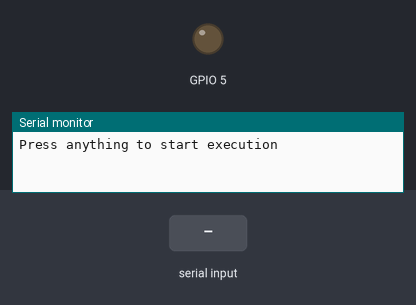
Simulated run of this sketch. Board: ESP32. Parts: output pins drawn as LEDs (lit = HIGH), the last lines printed to the serial monitor. The test bench sets the inputs (shaded band).

Above: at 0.8 s.
0.9 s: "-\n" received over Serial
2.4 s: "-\n" received over the second serial link
At 6.0 s:
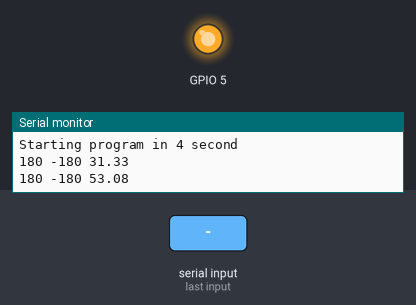
Timing chart, 0 to 7.5 s (numbered marks = the images above; inputs shaded):
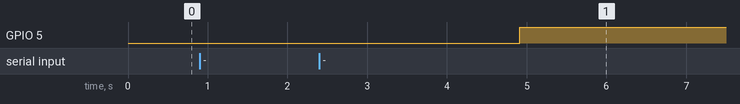

The sketch:

StateSpacePendulumController.ino
```cpp
/*
 * @file StateSpacePendulumController
 *
 * Zero regulation, state space controller of the angular position of reaction wheel pendulum.
 * Intended to regulate the pendulum angular positino to 0 degrees, but an utomatic setpoint
 * layer allows stability in the presence of mechanical unbalance in the pendulum.
 *
 * @author [davidoises]
 * @version  V2.0
 * @date  2022-June-10
 * @https://github.com/davidoises/ReactionWheelPendulum
 */

/****************************************************************************************
 *                                       I N C L U D E S
 ****************************************************************************************/

#include "src/drivers/motor_controller_handler.h"
#include "src/drivers/pendulum_sensing.h"
#include "src/controls/pendulum_controller.h"

/****************************************************************************************
 *                                        D E F I N E S
 ****************************************************************************************/

#define CONTROL_ISR_PERIOD_US 10000
#define CONTROL_ISR_FREQUENCY_HZ (1000000.0f/CONTROL_ISR_PERIOD_US)

// 7 HZ Low pass filter constant
#define SENSING_LPF_CUTOFF_HZ (7.0f)
#define SENSING_LPF_ALPHA (1.0f / (1.0f + CONTROL_ISR_FREQUENCY_HZ*(1.0f/(2*PI*SENSING_LPF_CUTOFF_HZ))))

/****************************************************************************************
 *                              G L O B A L   V A R I A B L E S
 ****************************************************************************************/

struct pendulum_controller_state_S pendulum_controller_state = {0};
struct pendulum_sensing_vars_S pendulum_sensing_vars = {0};

// Control ISR timer
hw_timer_t * sampling_timer = NULL;

// Flag to run code at 100Hz in main loop
volatile uint8_t tick_100Hz;

/****************************************************************************************
 *                               I S R   C A L L B A C K S
 ****************************************************************************************/

void IRAM_ATTR sampling_isr() {
  // Trigger a flag for other code to run at 100Hz
  tick_100Hz = 1;
}

/****************************************************************************************
 *                        A R D U I N O   B A S E   F U N C T I O N S
 ****************************************************************************************/

void setup()
{
  // Start primary serial for user communications
  Serial.begin(115200);

  // User guard to prevent unintended/immediate oepration when booting
  Serial.println("Press anything to start execution");
  while(Serial.available() == 0) {}

  // Print some warning for the user
  Serial.println("Starting program in 4 second");

  // Initialize SPI bus for pendulum angle sensor
  pendulum_sensing_start_bus();

  // Initializes motor controller
  motor_controller_handler_init();

  delay(4000);

  // Set sampling trigger to CONTROL_ISR_PERIOD_US microseconds
  tick_100Hz = 0;
  sampling_timer = timerBegin(0, 80, true);
  timerAttachInterrupt(sampling_timer, &sampling_isr, true);
  timerAlarmWrite(sampling_timer, CONTROL_ISR_PERIOD_US, true);
  timerAlarmEnable(sampling_timer);

}

void loop()
{
  // Code running at 100Hz
  if (tick_100Hz)
  {
    // Controls code was to slow to run directly in the ISR so moved to main loop
    // The slowliness is due to the UART communication for the motor controller.

    // 1. Gather sensgin variables
    pendulum_sensing_vars.pendulum_angle = pendulum_sensing_get_adjusted_angle();
    pendulum_sensing_vars.pendulum_speed = pendulum_sensing_get_angular_speed(pendulum_sensing_vars.pendulum_angle, 1.0f/CONTROL_ISR_FREQUENCY_HZ);
    pendulum_sensing_vars.motor_speed = motor_controller_handler_get_speed();

    // Low pass filter mesurements from sensors
    pendulum_sensing_vars.pendulum_angle_filtered = (1.0f-SENSING_LPF_ALPHA) * pendulum_sensing_vars.pendulum_angle_filtered + SENSING_LPF_ALPHA * pendulum_sensing_vars.pendulum_angle;
    pendulum_sensing_vars.pendulum_speed_filtered = (1.0f-SENSING_LPF_ALPHA) * pendulum_sensing_vars.pendulum_speed_filtered + SENSING_LPF_ALPHA * pendulum_sensing_vars.pendulum_speed;
    pendulum_sensing_vars.motor_speed_filtered = (1.0f-SENSING_LPF_ALPHA) * pendulum_sensing_vars.motor_speed_filtered + SENSING_LPF_ALPHA * pendulum_sensing_vars.motor_speed;

    // 2. Run the control loops
    pendulum_controller(&pendulum_sensing_vars, &pendulum_controller_state);

    // 3. Send the actual command to the actuator
    motor_controller_handler_set_current(pendulum_controller_state.control_law);

    // Data for serial plotter
    Serial.print("180 -180 ");
    Serial.println(pendulum_sensing_vars.pendulum_angle_filtered);
    //Serial.print(" ");
    //Serial.println(pendulum_sensing_vars.pendulum_speed_filtered);
    //Serial.print(" ");
    //Serial.println(pendulum_sensing_vars.motor_speed_filtered);

    tick_100Hz = 0;
  }
}
```

pendulum_controller.cpp
```cpp
/****************************************************************************************
 *                                       I N C L U D E S
 ****************************************************************************************/

#include <Arduino.h>
#include "pendulum_controller.h"

/****************************************************************************************
 *                                       D E F I N E S
 ****************************************************************************************/

// Threshold to turn on automatic reference correction
#define PENDULUM_REGION_THRESHOLD_REFERENCE_CORRECTION (6.0f)

// Threshold to turn on the pendulum position state space controller
#define PENDULUM_REGION_THRESHOLD_LINEAR_CONTROL (27.0f)

// Threshold to set the at_operating_region flag
#define PENDULUM_REGION_THRESHOLD_REACHED_OPERATING_POINT (10.0f)

#define PENDULUM_REFERENCE_CORRECTION_K (0.0075f)

#define PENDULUM_SS_CONTROLLER_PENDULUM_ANGLE_K (240.0f)
#define PENDULUM_SS_CONTROLLER_PENDULUM_SPEED_K (40.0f)
#define PENDULUM_SS_CONTROLLER_MOTOR_SPEED_K (0.006f)

#define PENDULUM_CONTROLLER_MAX_CURRENT_COMMAND_mA (5000.0f)
#define PENDULUM_CONTROLLER_CURRENT_COMMAND_DEADZONE_mA (600.0f)

#define PENDULUM_CONTROLLER_SWING_UP_CURRENT_COMMAND_mA (1320.0f)

/****************************************************************************************
 *                               P R I V A T E   F U N C T I O N S
 ****************************************************************************************/

/**
 * @brief      Adjusts the position reference for the pendulum controller with a proportional controller.
 *             The error just takes into consideration the angle of the pendulum and the previous reference.
 *
 * @param[in]  pendulum_angle      The pendulum angle
 * @param[in]  pendulum_reference  The previous pendulum reference
 *
 * @return     The new reference target for the pendulum position controller
 */
static float pendulum_reference_correction(const float pendulum_angle, const float pendulum_reference)
{

  const float error = pendulum_angle - pendulum_reference;
  const float new_reference = pendulum_reference - (PENDULUM_REFERENCE_CORRECTION_K * error);

  return new_reference;
}

/**
 * @brief      State space controller for a variable pendulum posistion reference coming from the
 *             automatic reference correction block.
 *             Adds a deadband due to motor controller deadzone due to friction/inertia.
 *
 * @param[in]  pendulum_angle      The pendulum angle
 * @param[in]  pendulum_speed      The pendulum speed
 * @param[in]  motor_speed         The motor speed
 * @param[in]  pendulum_reference  The pendulum position reference
 *
 * @return     The control law (motor command) to be sent to the actuator
 */
static float pendulum_position_control(const float pendulum_angle, const float pendulum_speed, const float motor_speed, const float pendulum_reference)
{

  // State space control law calculation. Motor command in mA
  float motor_current_command = PENDULUM_SS_CONTROLLER_PENDULUM_ANGLE_K*(pendulum_angle - pendulum_reference) + PENDULUM_SS_CONTROLLER_PENDULUM_SPEED_K*pendulum_speed - PENDULUM_SS_CONTROLLER_MOTOR_SPEED_K*motor_speed;

  // Saturate controller output within motor range of operation
  motor_current_command = constrain(motor_current_command, -PENDULUM_CONTROLLER_MAX_CURRENT_COMMAND_mA, PENDULUM_CONTROLLER_MAX_CURRENT_COMMAND_mA);

  // Adjust the output command with a linear mapping to account for motor controller deadzone
  float mapped_control = map(abs(motor_current_command), 0.0f, PENDULUM_CONTROLLER_MAX_CURRENT_COMMAND_mA, PENDULUM_CONTROLLER_CURRENT_COMMAND_DEADZONE_mA, PENDULUM_CONTROLLER_MAX_CURRENT_COMMAND_mA);
  if(motor_current_command < 0.0f)
  {
    motor_current_command = -1.0f*mapped_control;
  }
  else
  {
    motor_current_command = mapped_control;
  }

  return motor_current_command;
}

/**
 * @brief      Generates a motor command based on the speed of the pendulum to destabilize it.
 *
 * @param[in]  at_operating_point  Indicates whether the pendulum is in the desired region already
 * @param[in]  pendulum_speed      The pendulum speed
 *
 * @return     The motor command to destabilize the pendulum
 */
static float pendulum_swing_up(const bool at_operating_point, const float pendulum_speed)
{
  float motor_current_command = 0.0f;

  // Since this flag is never cleared, this condition ensures we only try to do the swing up once
  // Useful when debugging/testing for the first times to avoid the pendulum from continuously swingin up if it fails.
  if(!at_operating_point)
  {
    // Swing up consists on commanding the actuator in the opposite direction of the pendulum speed.
    // This means destabilizing the pendulum with positive feedback as long as it is not in the operation region.
    if(pendulum_speed < 0.0f)
    {
      motor_current_command = PENDULUM_CONTROLLER_SWING_UP_CURRENT_COMMAND_mA;
    }
    else
    {
      motor_current_command = -PENDULUM_CONTROLLER_SWING_UP_CURRENT_COMMAND_mA;
    }
  }

  return motor_current_command;
}

/****************************************************************************************
 *                                  P U B L I C   F U N C T I O N S
 ****************************************************************************************/

void pendulum_controller(const struct pendulum_sensing_vars_S* sensing_vars, struct pendulum_controller_state_S* controller_state)
{
  // The controller will try different functions based on the region in which the pendulum is currenntly at
  // These checks are done based on the unfiltered angle since the phase delay from the filters is too much to tell the operating region accurately

  // 1. When the pendulum angle is small enough, run the automatic reference correction to converge to stable reference
  if(abs(sensing_vars->pendulum_angle) < PENDULUM_REGION_THRESHOLD_REFERENCE_CORRECTION)
  {
    controller_state->adjusted_reference = pendulum_reference_correction(sensing_vars->pendulum_angle_filtered, controller_state->adjusted_reference);
  }
  // Disable automatic reference correction when far from stable point to prevent extra swinging due to changes in reference
  else
  {
    controller_state->adjusted_reference = 0.0f;
  }

  // 2. If pendulum is wihin linear region, run control loop
  if(abs(sensing_vars->pendulum_angle) < PENDULUM_REGION_THRESHOLD_LINEAR_CONTROL)
  {
    // Calculate motor command based on state space controller
    controller_state->control_law = pendulum_position_control(sensing_vars->pendulum_angle_filtered, sensing_vars->pendulum_speed_filtered, sensing_vars->motor_speed_filtered, controller_state->adjusted_reference);
  }
  // 3. If pendulum is outside of linear region, swing it until it gets back there
  else
  {
    controller_state->control_law = pendulum_swing_up(controller_state->at_operating_point, sensing_vars->pendulum_speed_filtered);
  }

  // Set this flag once we are close enough to a stable region
  if(abs(sensing_vars->pendulum_angle) < PENDULUM_REGION_THRESHOLD_REACHED_OPERATING_POINT)
  {
    controller_state->at_operating_point = true;
  }
}
```

pendulum_controller.h
```cpp
#ifndef PENDULUM_CONTROLLER_HEADER
#define PENDULUM_CONTROLLER_HEADER

/****************************************************************************************
 *                                       I N C L U D E S
 ****************************************************************************************/

/****************************************************************************************
 *                                          T Y P E S
 ****************************************************************************************/

struct pendulum_controller_state_S
{
  float control_law;        // Current command coming out of the controller
  bool  at_operating_point; // Flag indicating whether the reached the operating region. Never cleared to avoid continuous swing ups
  float adjusted_reference; // Reference for the pendulum position, automatically set for optimum control
};

struct pendulum_sensing_vars_S
{
  float pendulum_angle;           // Measured pendulum angle in degrees
  float pendulum_speed;           // Measured/estimated pendulum angular speed in degrees/s
  float motor_speed;              // Measured motor speed in RPM

  // Low pass filtered version of the measurements
  float pendulum_angle_filtered;
  float pendulum_speed_filtered;
  float motor_speed_filtered;
};

/****************************************************************************************
 *                   P U B L I C   F U N C T I O N   D E C L A R A T I O N S
 ****************************************************************************************/

/**
 * @brief      Runs the state space controller to track the pendulum position reference.
 *             An automatic reference corrector adjusts the controllers reference to sensure
 *             the pendulum reaches a stable point regardless of possible mechanical unbalances.
 *
 * @param[in]  sensing_vars      Pointer to sensing variables struct
 * @param      controller_state  Pointer to controller state struct
 */
void pendulum_controller(const struct pendulum_sensing_vars_S* sensing_vars, struct pendulum_controller_state_S* controller_state);

#endif //PENDULUM_CONTROLLER_HEADER
```

motor_controller_handler.h
```cpp
#ifndef MOTOR_CONTROLLER_HANDLER_HEADER
#define MOTOR_CONTROLLER_HANDLER_HEADER

/****************************************************************************************
 *                                       I N C L U D E S
 ****************************************************************************************/

/****************************************************************************************
 *                   P U B L I C   F U N C T I O N   D E C L A R A T I O N S
 ****************************************************************************************/

/**
 * @brief      Initializes a serial port to send commands to motor controller.
 *             Sends the initial commands to enable and start motor operation.
 */
void motor_controller_handler_init();

/**
 * @brief      Sens the current command over UART to the motor controller following this
 *             6 bytes structure:
 *             [0] = ':' to indicate the start of a command
 *             [1] = 'c' to indicate a current command for the motor
 *             [2] = sign character, '+' or '-'
 *             [3] = bits [6-0] are the most significant bits of the 14 bit unsigned current data
 *             [4] = bits [6-0] are the least significant bits of the 14 bit unsigned current data
 *             [5] = new line character to indicate end of command
 *
 * @param[in]  current_command  The current reference for the motor control loop
 */
void motor_controller_handler_set_current(const float current_command);

/**
* @brief      Gets the motor speed from the bldc controller by sending
*             the UART request and then parsing the read bytes.
*
*             The controller expects a 3 byte request as follows:
*             [0] = ':' to indicate the start of a command
*             [1] = 'g' to indicate a "get speed" command
*             [2] = new line character to indicate end of command
*
*             Upon request the bldc controller will send 4 bytes following this structure:
*             [0] = sign character, '+' or '-'
*             [1] = bits [6-0] are the most significant bits of the 14 bit unsigned speed data
*             [2] = bits [6-0] are the least significant bits of the 14 bit unsigned speed data
*             [3] = new line character to indicate end of response
*
* @return     A float containing the motor speed in RPMs
*/
float motor_controller_handler_get_speed();

#endif //MOTOR_CONTROLLER_HANDLER_HEADER
```

Source omitted: otor_controller_handler.cpp (4674 bytes), pendulum_sensing.cpp (4393 bytes), pendulum_sensing.h (1669 bytes)
